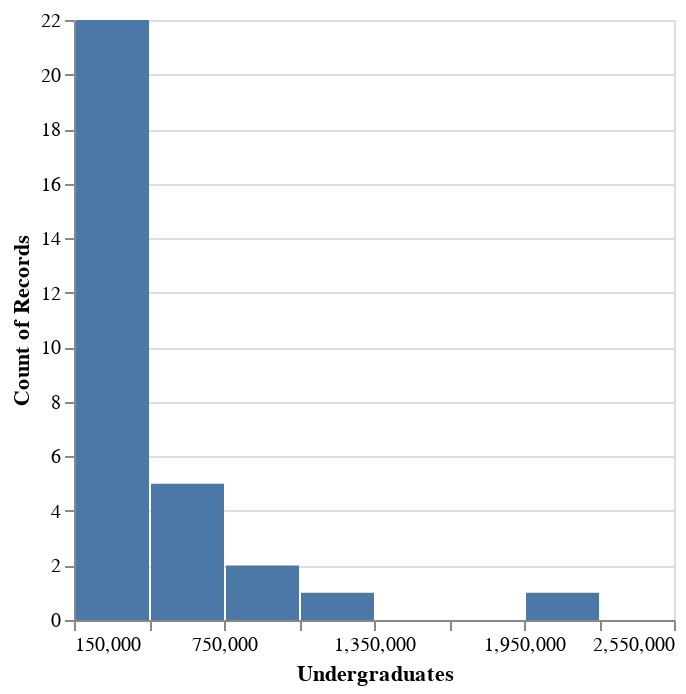

This figure's notebook cell:
### Code cell
(ips:plot
 (vega:defplot student-plot `(:mark :bar
                              :data (:values ,college-students)
                              :width 300
                              :encoding (:x (:field undergrads :bin (:step 300000 :anchor 150000) :title "Undergraduates")
                                         :y (:aggregate "count")))))

### Figure 1 — Vega-Lite specification as saved in the notebook (floating-point values rounded to 4 significant figures)
{"$schema": "https://vega.github.io/schema/vega-lite/v5.json", "data": {"values": [{"population": 6178251, "state": "Arizona", "ugradperthou": 77.13, "undergrads": 476547}, {"population": 2967270, "state": "Iowa", "ugradperthou": 71.69, "undergrads": 212715}, {"population": 2585155, "state": "Utah", "ugradperthou": 70.99, "undergrads": 183518}, {"population": 636453, "state": "North Dakota", "ugradperthou": 69.2, "undergrads": 44042}, {"population": 1058991, "state": "Rhode Island", "ugradperthou": 67.21, "undergrads": 71175}, {"population": 2756267, "state": "Kansas", "ugradperthou": 61.04, "undergrads": 168244}, {"population": 512573, "state": "Wyoming", "ugradperthou": 60.34, "undergrads": 30928}, {"population": 36121296, "state": "California", "ugradperthou": 60.14, "undergrads": 2172354}, {"population": 1759779, "state": "Nebraska", "ugradperthou": 60.01, "undergrads": 105611}, {"population": 1937916, "state": "New Mexico", "ugradperthou": 59.79, "undergrads": 115875}, {"population": 620196, "state": "Vermont", "ugradperthou": 56.31, "undergrads": 34923}, {"population": 5143134, "state": "Minnesota", "ugradperthou": 56.19, "undergrads": 289018}, {"population": 787380, "state": "South Dakota", "ugradperthou": 54.59, "undergrads": 42985}, {"population": 10083878, "state": "Michigan", "ugradperthou": 54.05, "undergrads": 545001}, {"population": 5568505, "state": "Wisconsin", "ugradperthou": 54.04, "undergrads": 300932}, {"population": 12759673, "state": "Illinois", "ugradperthou": 53.92, "undergrads": 688043}, {"population": 4751474, "state": "Colorado", "ugradperthou": 53.75, "undergrads": 255412}, {"population": 5832977, "state": "Missouri", "ugradperthou": 52.49, "undergrads": 306201}, {"population": 4199440, "state": "Kentucky", "ugradperthou": 52.2, "undergrads": 219194}, {"population": 6443424, "state": "Massachusetts", "ugradperthou": 52.07, "undergrads": 335511}, {"population": 3568132, "state": "Oklahoma", "ugradperthou": 51.1, "undergrads": 182340}, {"population": 7628347, "state": "Virginia", "ugradperthou": 50.81, "undergrads": 387593}, {"population": 6294124, "state": "Indiana", "ugradperthou": 50.52, "undergrads": 317963}, {"population": 850366, "state": "Delaware", "ugradperthou": 49.96, "undergrads": 42488}, {"population": 6360529, "state": "Washington", "ugradperthou": 49.5, "undergrads": 314862}, {"population": 8845343, "state": "North Carolina", "ugradperthou": 49.37, "undergrads": 436662}, {"population": 1461183, "state": "Idaho", "ugradperthou": 48.42, "undergrads": 70754}, {"population": 1806760, "state": "West Virginia", "ugradperthou": 48.31, "undergrads": 87292}, {"population": 4587564, "state": "Alabama", "ugradperthou": 48.07, "undergrads": 220520}, {"population": 19367028, "state": "New York", "ugradperthou": 47.95, "undergrads": 928563}, {"population": 23367534, "state": "Texas", "ugradperthou": 47.27, "undergrads": 1104529}, {"population": 12388055, "state": "Pennsylvania", "ugradperthou": 47.22, "undergrads": 585006}, {"population": 2804199, "state": "Arkansas", "ugradperthou": 47.11, "undergrads": 132112}, {"population": 11458390, "state": "Ohio", "ugradperthou": 46.57, "undergrads": 533652}, {"population": 2896713, "state": "Mississippi", "ugradperthou": 46.5, "undergrads": 134699}, {"population": 3680968, "state": "Oregon", "ugradperthou": 46.39, "undergrads": 170742}, {"population": 4243634, "state": "Louisiana", "ugradperthou": 45.85, "undergrads": 194567}, {"population": 5602258, "state": "Maryland", "ugradperthou": 45.68, "undergrads": 255933}, {"population": 945428, "state": "Montana", "ugradperthou": 45.47, "undergrads": 42990}, {"population": 1308824, "state": "New Hampshire", "ugradperthou": 45.39, "undergrads": 59405}, {"population": 1275264, "state": "Hawaii", "ugradperthou": 45.11, "undergrads": 57527}, {"population": 1313355, "state": "Maine", "ugradperthou": 44.55, "undergrads": 58512}, {"population": 4324799, "state": "South Carolina", "ugradperthou": 43.3, "undergrads": 187254}, {"population": 18019093, "state": "Florida", "ugradperthou": 43.02, "undergrads": 775171}, {"population": 6068306, "state": "Tennessee", "ugradperthou": 41.36, "undergrads": 250974}, {"population": 3487896, "state": "Connecticut", "ugradperthou": 40.98, "undergrads": 142926}, {"population": 9318715, "state": "Georgia", "ugradperthou": 40.67, "undergrads": 378947}, {"population": 676301, "state": "Alaska", "ugradperthou": 40.61, "undergrads": 27463}, {"population": 2484196, "state": "Nevada", "ugradperthou": 40.56, "undergrads": 100760}, {"population": 8640218, "state": "New Jersey", "ugradperthou": 37.77, "undergrads": 326358}]}, "encoding": {"x": {"bin": {"anchor": 150000, "step": 300000}, "field": "undergrads", "title": "Undergraduates"}, "y": {"aggregate": "count"}}, "mark": "bar", "width": 300}
